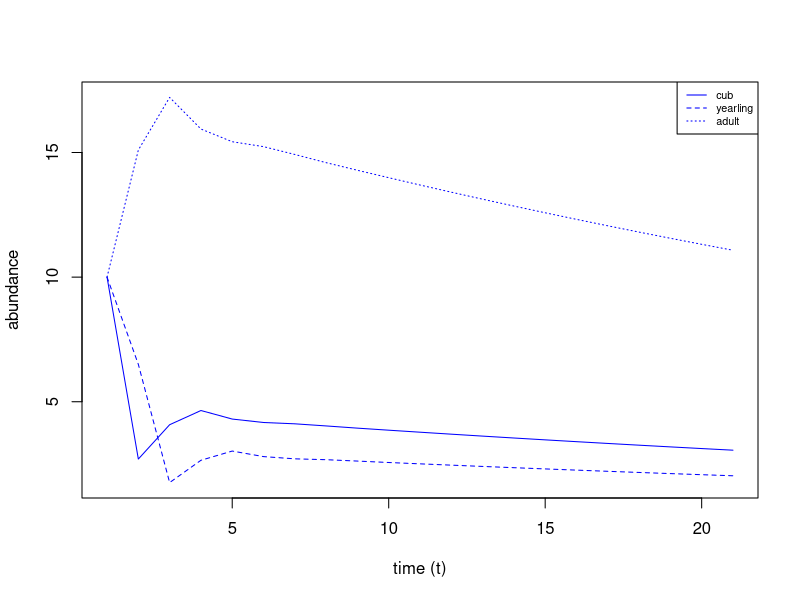

Write R code to recreate this figure.
# Function- projection and plotting this- DOESN'T RUN
# 23/10/25

# Function to compute projection over given time interval - issues with nrow?
mat.proj<- function(N0, mat, time_int){
  out.mat<-matrix(0, nrow=nrow(mat), ncol= (time_int+1)) # creates empty matrix to fill
  rownames(out.mat)<- rownames(mat)   
  colnames(out.mat)<- c(0:time_int)    # col named for years of projection (initial labelled 0)
  out.mat[,1]<- N0                            # first col= N0 
  for(t in 2:(time_int+1))                # starting from second col, until final 
  {
    out.mat[, t]<- mat %*% out.mat[,t-1]
  }
  return(out.mat)
}  
# Function name = mat.proj  
# Arguments
# N0       : initial population structure for each age class  
# mat      : vital rate matrix 
# time_int : (time interval) number of years projected
# Purpose= out.mat is the resulting matrix filled with abundance for age classes by column, with number of columns reflecting number of years projected.
# Can be plotted with plot.plot function below

# TESTING FUNCTION
n0<- c(10, 10, 10)
names<- c("cub", "yearling", "adult")
# creating matrix 
Fmat<- matrix(0, nrow=3, ncol=3)# blank female (F) matrix of zeros to fill
Fmat[1,3]<- 0.27   # female reproduction
Fmat[2,1]<- 0.65    # cub to yearling 
Fmat[3,]<- c(0, 0.65, 0.86)  # yearling to adult, adult survival as(n-1/n)mat.proj()

rownames(Fmat)<- names
colnames(Fmat)<- names

proj<- mat.proj(n0, Fmat, 20)
proj  # SUCCESS! 




# Function to plot output of mat.proj  - NNED TO FIX COL ASSIGNMENT
plot.proj<- function(pmat,
                     col= "black", 
                     nSex=1,
                     ylab = "abundance", 
                     xlab = "time (t)",
                     legend.pos = "topright", 
                     cex.legend = 0.8) {
  if(nSex==1) {
    nStages=(nrow(pmat))  # stages of single sex or
  }
  else{
    nStages=nrow(pmat)/2   # half of stages for 2 sex
  }
  
   if(nSex==1)    # if single sex
  {
    lty_vec<- seq_len(nStages)   # single sex, lty = age classes
    col_vec<- col                 # use single colour or vector of cols
    }

  
  if(nSex==2) {
    lty_vec<- rep(seq_len(nStages), times=2)    # line types repeated for sexes - incorrect for 2 sex
    col_vec<- c(rep(col[1], nStages), rep(col[2], nStages))
              }        
  
  matplot(t(pmat), # transposing the matrix to plot col on x and abundance on y
        type="l",  # type l for line
        lty= lty_vec,
        col=col_vec, 
        ylab = ylab, 
        xlab = xlab)
                 
legend("topright", 
       legend= rownames(pmat),  
       cex=0.65,
       lty= lty_vec,  # line type matches graph
       col=col_vec)            # colours match graph
}

# Function name = plot.proj  
# Arguments
# pmat   : matrix output of projection (out.mat)
# col : Colour vector. Allows single colour for single sex, multicolour for single sex stages, or multicolour for multiple sex 
# Purpose= plots the projected matrix with a key corresponding to stage and sex. MUST HAVE EQUAL STAGES FOR EACH SEX

# TEST
plot<- plot.proj(proj, col="blue" )  # SUCCESS!
